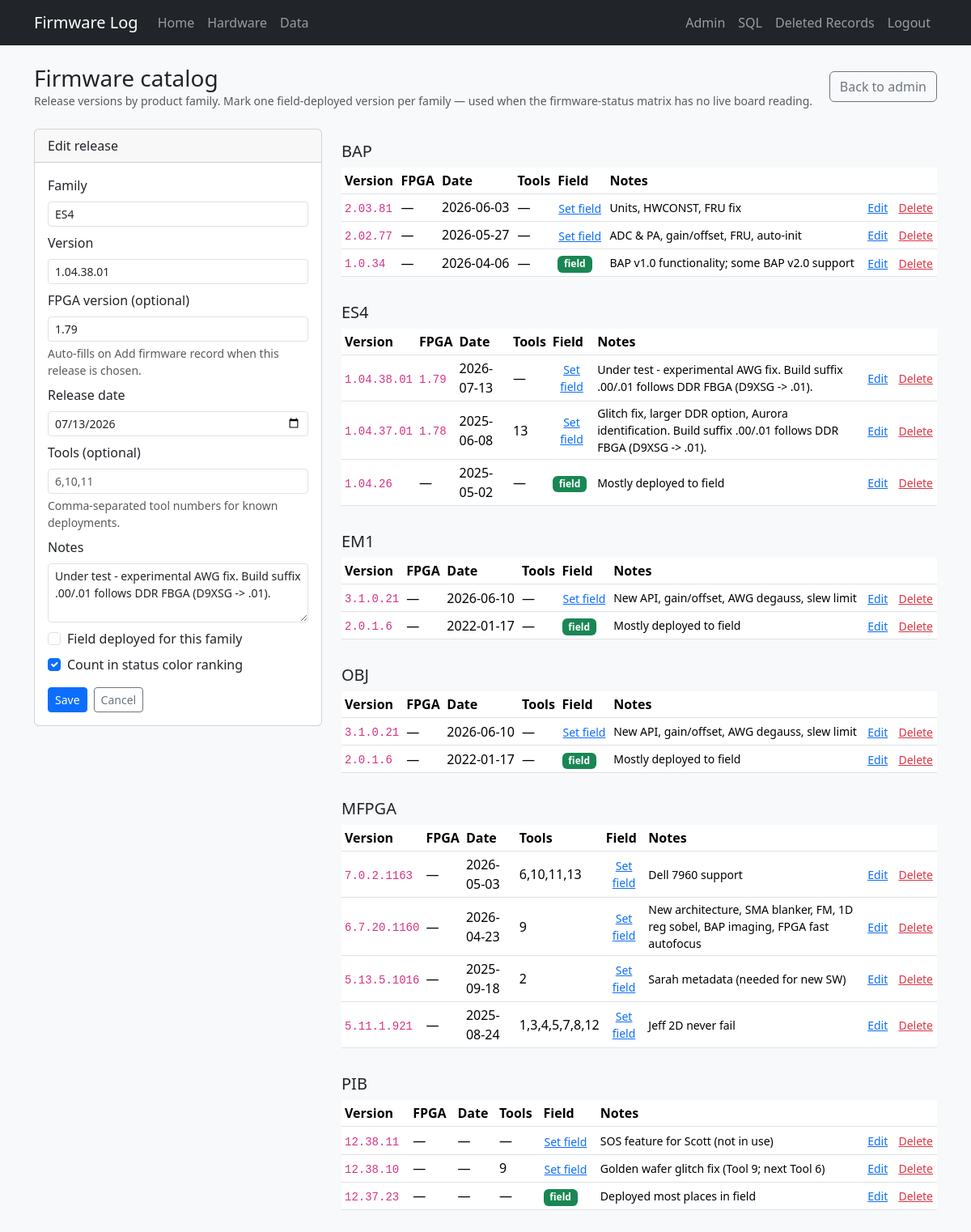
The app's page /admin/firmware-catalog?edit=108 (signed in) with its own data.
### tables this page shows
CREATE TABLE "firmware_catalog" (
            catalog_id        INTEGER PRIMARY KEY AUTOINCREMENT,
            family            TEXT NOT NULL,
            version           TEXT NOT NULL,
            release_date      TEXT,
            notes             TEXT,
            is_field_deployed INTEGER NOT NULL DEFAULT 0,
            tools             TEXT, in_status_ranking INTEGER NOT NULL DEFAULT 1, fpga TEXT,
            UNIQUE(family, version)
        );

### app.py (the view)
@app.route("/admin/firmware-catalog", methods=["GET"])
@login_required
def admin_firmware_catalog():
    from collections import OrderedDict
    edit_id = request.args.get("edit", type=int)
    entry = db.get_firmware_catalog_entry(edit_id) if edit_id else None
    catalog = db.list_firmware_catalog()
    catalog_by_family = OrderedDict()
    for family in db.list_firmware_families():
        catalog_by_family[family] = []
    for row in catalog:
        catalog_by_family.setdefault(row["family"], []).append(row)
    catalog_by_family = OrderedDict(
        (family, rows) for family, rows in catalog_by_family.items() if rows
    )
    families = db.list_firmware_families()
    return render_template(
        "admin/firmware_catalog.html",
        catalog=catalog,
        catalog_by_family=catalog_by_family.items(),
        entry=entry,
        families=families,
    )

### app.py (called while the page is built)
def login_required(view):
    @wraps(view)
    def wrapped(*args, **kwargs):
        if not session.get("admin"):
            flash("Admin login required.", "warning")
            return redirect(url_for("admin_login", next=request.url))
        return view(*args, **kwargs)
    return wrapped

### db.py (called while the page is built, shortened)
def dict_row(cursor, row):
    return {col[0]: row[i] for i, col in enumerate(cursor.description)}

@contextmanager
def get_db():
    conn = sqlite3.connect(DATABASE)
    conn.row_factory = dict_row
    try:
        yield conn
    finally:
        conn.close()

def fetch_all(query, params=()):
    with get_db() as conn:
        return conn.execute(query, params).fetchall()

def fetch_one(query, params=()):
    with get_db() as conn:
        return conn.execute(query, params).fetchone()

def firmware_version_key(version):
    if version is None:
        return ()
    text = str(version).strip()
    if not text or text.lower() == "field deployed":
        return ()
    parts = []
    for segment in re.split(r"[.\s_\-]+", text):
        if not segment:
            continue
        if segment.isdigit():
            parts.append((0, int(segment), ""))
            continue
    return tuple(parts)

def _sort_catalog_rows(rows):
    from collections import OrderedDict
    family_rank = {name: idx for idx, name in enumerate(CATALOG_FAMILY_ORDER)}
    by_family = OrderedDict()
    for row in rows:
        by_family.setdefault(row["family"], []).append(row)
    ordered_families = sorted(
        by_family.keys(),
        key=lambda family: (family_rank.get(family, len(CATALOG_FAMILY_ORDER)), family),
    )
    result = []
    for family in ordered_families:
        group = sorted(
            by_family[family],
            key=lambda row: (firmware_version_key(row["version"]), row["version"]),
            reverse=True,
        )
        result.extend(group)
    return result

def list_firmware_catalog(family=None):
    if family:
        rows = fetch_all(
            """
            SELECT * FROM firmware_catalog
            WHERE family = ?
            """,
            (family,),
        )
    else:
        rows = fetch_all("SELECT * FROM firmware_catalog")
    return _sort_catalog_rows(rows)

def get_firmware_catalog_entry(catalog_id):
    return fetch_one(
        "SELECT * FROM firmware_catalog WHERE catalog_id = ?",
        (catalog_id,),
    )

### templates/admin/firmware_catalog.html (shortened to what this page needs)
{% extends "base.html" %}
{% block content %}
<div class="d-flex flex-wrap justify-content-between align-items-center gap-2 mb-4">
  <div>
    <h1 class="h3 mb-0">Firmware catalog</h1>
    <p class="text-muted small mb-0">
      Release versions by product family. Mark one field-deployed version per family —
      used when the firmware-status matrix has no live board reading.
    </p>
  </div>
  <div class="d-flex gap-2">
    <a href="{{ url_for('admin_index') }}" class="btn btn-outline-secondary">Back to admin</a>
  </div>
</div>
<div class="row g-4">
  <div class="col-lg-4">
    <div class="card">
      <div class="card-header">{{ 'Edit release' if entry else 'Add release' }}</div>
      <div class="card-body">
        <form method="post" action="{% if entry %}{{ url_for('admin_firmware_catalog_save', catalog_id=entry.catalog_id) }}{% else %}{{ url_for('admin_firmware_catalog_save') }}{% endif %}">
          <div class="mb-2">
            <label class="form-label">Family</label>
            <input list="family-list" class="form-control form-control-sm" name="family" required
                   value="{{ entry.family if entry else '' }}" placeholder="BAP, ES4, MFPGA…">
          </div>
          <div class="mb-2">
            <label class="form-label">Version</label>
            <input class="form-control form-control-sm" name="version" required
                   value="{{ entry.version if entry else '' }}" placeholder="1.0.34">
          </div>
          <div class="mb-2">
            <label class="form-label">FPGA version (optional)</label>
            <input class="form-control form-control-sm" name="fpga"
                   value="{{ entry.fpga if entry and entry.fpga else '' }}"
                   placeholder="Associated FPGA build">
            <div class="form-text">Auto-fills on Add firmware record when this release is chosen.</div>
          </div>
          <div class="mb-2">
            <label class="form-label">Release date</label>
            <input type="date" class="form-control form-control-sm" name="release_date"
                   value="{{ entry.release_date if entry and entry.release_date else '' }}">
          </div>
          <div class="mb-2">
            <label class="form-label">Tools (optional)</label>
            <input class="form-control form-control-sm" name="tools"
                   value="{{ entry.tools if entry and entry.tools else '' }}"
                   placeholder="6,10,11">
            <div class="form-text">Comma-separated tool numbers for known deployments.</div>
          </div>
          <div class="mb-2">
            <label class="form-label">Notes</label>
            <textarea class="form-control form-control-sm" name="notes" rows="3">{{ entry.notes if entry and entry.notes else '' }}</textarea>
          </div>
          <div class="form-check mb-2">
            <input class="form-check-input" type="checkbox" name="is_field_deployed" value="1" id="fieldDeployed"
                   {% if entry and entry.is_field_deployed %}checked{% endif %}>
            <label class="form-check-label" for="fieldDeployed">Field deployed for this family</label>
          </div>
          <div class="form-check mb-3">
            <input class="form-check-input" type="checkbox" name="in_status_ranking" value="1" id="inStatusRanking"
                   {% if not entry or entry.in_status_ranking %}checked{% endif %}>
            <label class="form-check-label" for="inStatusRanking">Count in status color ranking</label>
          </div>
          <div class="d-flex gap-2">
            <button type="submit" class="btn btn-primary btn-sm">Save</button>
            {% if entry %}
            <a href="{{ url_for('admin_firmware_catalog') }}" class="btn btn-outline-secondary btn-sm">Cancel</a>
            {% endif %}
          </div>
        </form>
      </div>
    </div>
  </div>
  <div class="col-lg-8">
    {% for family, rows in catalog_by_family %}
      <h2 class="h5 mt-3">{{ family }}</h2>
      <div class="table-responsive">
        <table class="table table-sm align-middle">
          <thead>
            <tr>
              <th>Version</th>
              <th>FPGA</th>
              <th>Date</th>
              <th>Tools</th>
              <th>Field</th>
              <th>Notes</th>
              <th></th>
            </tr>
          </thead>
          <tbody>
            {% for row in rows %}
            <tr>
              <td><code>{{ row.version }}</code></td>
              <td>{% if row.fpga %}<code>{{ row.fpga }}</code>{% else %}—{% endif %}</td>
              <td>{{ row.release_date or '—' }}</td>
              <td>{{ row.tools or '—' }}</td>
              <td>
                {% if row.is_field_deployed %}
                <span class="badge text-bg-success">field</span>
                {% else %}
                <form method="post" action="{{ url_for('admin_firmware_catalog_set_field', catalog_id=row.catalog_id) }}" class="d-inline">
                  <button type="submit" class="btn btn-link btn-sm p-0">Set field</button>
                </form>
                {% endif %}
              </td>
              <td class="small">{{ row.notes or '—' }}</td>
              <td class="text-end text-nowrap">
                <a class="small me-2" href="{{ url_for('admin_firmware_catalog', edit=row.catalog_id) }}">Edit</a>
                <form method="post" action="{{ url_for('admin_firmware_catalog_delete', catalog_id=row.catalog_id) }}" class="d-inline"
                      onsubmit="return confirm('Delete {{ row.family }} {{ row.version }}?')">
                  <button type="submit" class="btn btn-link btn-sm text-danger p-0 align-baseline">Delete</button>
                </form>
              </td>
            </tr>
            {% endfor %}
          </tbody>
        </table>
      </div>
    {% endfor %}
  </div>
</div>
{% endblock %}

### static/style.css (style rules this page uses)
body { background-color: #f8f9fa; }
code { font-size: 0.875em; }
.table th { white-space: nowrap; }

### records on screen
firmware_catalog: family "ES4", version "1.04.38.01", fpga "1.79", release_date "07/13/2026", notes "Under test - experimental AWG fix. Build suffix .00/.01 follows DDR FBGA (D9XSG -> .01).", in_status_ranking "☑", release_date "2026-07-13", tools "—"
firmware_catalog: version "2.03.81", release_date "2026-06-03", tools "—", notes "Units, HWCONST, FRU fix"
firmware_catalog: version "2.02.77", release_date "2026-05-27", tools "—", notes "ADC & PA, gain/offset, FRU, auto-init"
firmware_catalog: version "1.0.34", release_date "2026-04-06", tools "—", is_field_deployed "field", notes "BAP v1.0 functionality; some BAP v2.0 support"
firmware_catalog: version "1.04.37.01", fpga "1.78", release_date "2025-06-08", tools "13", notes "Glitch fix, larger DDR option, Aurora identification. Build suffix .00/.01 follows DDR FBGA (D9XSG -> .01)."
firmware_catalog: version "1.04.26", release_date "2025-05-02", tools "—", is_field_deployed "field", notes "Mostly deployed to field"
firmware_catalog: version "3.1.0.21", release_date "2026-06-10", tools "—", notes "New API, gain/offset, AWG degauss, slew limit"
firmware_catalog: version "2.0.1.6", release_date "2022-01-17", tools "—", is_field_deployed "field", notes "Mostly deployed to field"
firmware_catalog: version "3.1.0.21", release_date "2026-06-10", tools "—", notes "New API, gain/offset, AWG degauss, slew limit"
firmware_catalog: version "2.0.1.6", release_date "2022-01-17", tools "—", is_field_deployed "field", notes "Mostly deployed to field"
firmware_catalog: version "7.0.2.1163", release_date "2026-05-03", tools "6,10,11,13", notes "Dell 7960 support"
firmware_catalog: version "6.7.20.1160", release_date "2026-04-23", tools "9", notes "New architecture, SMA blanker, FM, 1D reg sobel, BAP imaging, FPGA fast autofocus"
firmware_catalog: version "5.13.5.1016", release_date "2025-09-18", tools "2", notes "Sarah metadata (needed for new SW)"
firmware_catalog: version "5.11.1.921", release_date "2025-08-24", tools "1,3,4,5,7,8,12", notes "Jeff 2D never fail"
firmware_catalog: version "12.38.11", release_date "—", tools "—", notes "SOS feature for Scott (not in use)"
firmware_catalog: version "12.38.10", release_date "—", tools "9", notes "Golden wafer glitch fix (Tool 9; next Tool 6)"
firmware_catalog: version "12.37.23", release_date "—", tools "—", is_field_deployed "field", notes "Deployed most places in field"

### other values on screen
{{ 'Edit release' if entry else 'Add release' }} "Edit release"
{{ family }} "BAP" "ES4" "EM1" "OBJ" "MFPGA" "PIB"
